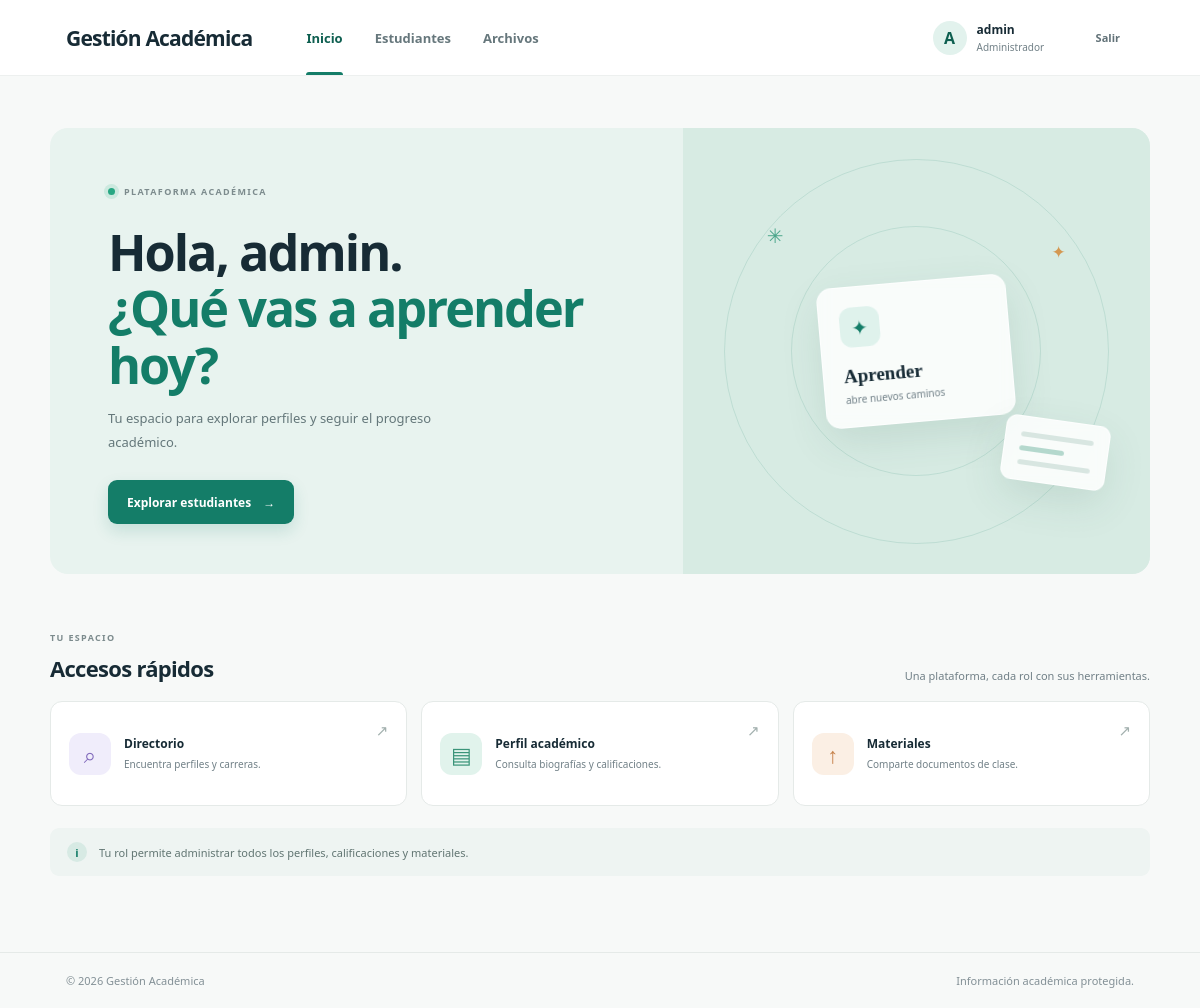
/ (signed in), run on the app's committed database.
### tables this page shows
CREATE TABLE usuarios (
            id       INTEGER PRIMARY KEY AUTOINCREMENT,
            username TEXT NOT NULL,
            password TEXT NOT NULL,   -- MALA PRACTICA: contrasena en texto plano
            rol      TEXT NOT NULL    -- admin | docente | estudiante
        , estudiante_id INTEGER REFERENCES estudiantes (id), session_version INTEGER NOT NULL DEFAULT 0);

### app.py (the view)
@app.route("/")
@login_required
def inicio():
    return render_template("features/home/index.html", usuario=session.get("username"))

### app.py (called while the page is built)
def csrf_token():
    token = session.get("csrf_token")
    if token is None:
        token = secrets.token_urlsafe(32)
        session["csrf_token"] = token
    return token

@app.context_processor
def inject_common_template_values():
    own_profile_id = None
    user = getattr(g, "user", None)
    if user and user["rol"] == "estudiante":
        own_profile_id = user["estudiante_id"]
    return {"now_year": datetime.now().year, "own_profile_id": own_profile_id}

def login_required(view):
    @wraps(view)
    def wrapped(*args, **kwargs):
        if getattr(g, "user", None) is None:
            return redirect(url_for("login", next=_request_target()))
        return view(*args, **kwargs)
    return wrapped

### database.py (called while the page is built)
def get_connection():
    conn = sqlite3.connect(Config.DATABASE)
    conn.row_factory = sqlite3.Row
    conn.execute("PRAGMA foreign_keys = ON")
    return conn

@contextmanager
def connection():
    conn = get_connection()
    try:
        with conn:
            yield conn
    finally:
        conn.close()

### templates/features/home/index.html (shortened to what this page needs)
{% extends "layouts/base.html" %}
{% block content %}
<section class="welcome-panel">
    <div class="welcome-copy">
        <span class="eyebrow"><span class="status-dot"></span> PLATAFORMA ACADÉMICA</span>
        {% if usuario %}
            <h1>Hola, {{ usuario }}.<br><span>¿Qué vas a aprender hoy?</span></h1>
            {% if session.get('rol') == 'estudiante' %}
                <p>Tu espacio para consultar y actualizar tu perfil académico.</p>
            {% else %}
                <p>Tu espacio para explorar perfiles y seguir el progreso académico.</p>
            {% endif %}
        {% else %}
            <h1>Todo el progreso<br><span>en un solo lugar.</span></h1>
            <p>Consulta perfiles académicos y encuentra la información que necesitas.</p>
        {% endif %}
        <div class="welcome-actions">
            {% if session.get('rol') == 'estudiante' %}
                {% if own_profile_id %}<a class="button button-primary" href="{{ url_for('perfil', id=own_profile_id) }}">Ir a mi perfil <span aria-hidden="true">→</span></a>{% endif %}
            {% else %}
                <a class="button button-primary" href="{{ url_for('buscar') }}">Explorar estudiantes <span aria-hidden="true">→</span></a>
            {% endif %}
        </div>
    </div>
    <div class="welcome-art" aria-hidden="true">
        <div class="orbit orbit-one"></div><div class="orbit orbit-two"></div>
        <div class="art-card art-card-main"><span class="art-icon">✦</span><strong>Aprender</strong><small>abre nuevos caminos</small></div>
        <div class="art-card art-card-note"><span class="note-line"></span><span class="note-line short"></span><span class="note-line"></span></div>
        <span class="art-spark spark-one">✳</span><span class="art-spark spark-two">✦</span>
    </div>
</section>
<section class="section-block">
    <div class="section-heading"><div><span class="eyebrow">TU ESPACIO</span><h2>Accesos rápidos</h2></div><span class="section-caption">Una plataforma, cada rol con sus herramientas.</span></div>
    <div class="feature-grid">
        {% if session.get('rol') == 'estudiante' %}
            {% if own_profile_id %}<a class="feature-card" href="{{ url_for('perfil', id=own_profile_id) }}"><span class="feature-icon icon-mint">▤</span><span class="feature-card-copy"><strong>Mi perfil académico</strong><small>Consulta y actualiza tu información.</small></span><span class="card-arrow">↗</span></a>{% else %}<p class="muted">Tu cuenta todavía no está asociada a un perfil. Contacta al administrador.</p>{% endif %}
        {% else %}
            <a class="feature-card" href="{{ url_for('buscar') }}"><span class="feature-icon icon-lilac">⌕</span><span class="feature-card-copy"><strong>Directorio</strong><small>Encuentra perfiles y carreras.</small></span><span class="card-arrow">↗</span></a>
            <a class="feature-card" href="{{ url_for('perfil', id=1) }}"><span class="feature-icon icon-mint">▤</span><span class="feature-card-copy"><strong>Perfil académico</strong><small>Consulta biografías y calificaciones.</small></span><span class="card-arrow">↗</span></a>
        {% endif %}
        {% if session.get('rol') in ['admin', 'docente'] %}<a class="feature-card" href="{{ url_for('subir') }}"><span class="feature-icon icon-peach">↑</span><span class="feature-card-copy"><strong>Materiales</strong><small>Comparte documentos de clase.</small></span><span class="card-arrow">↗</span></a>{% endif %}
    </div>
</section>
<section class="role-note"><span class="role-note-icon">i</span><p>{% if session.get('rol') == 'admin' %}Tu rol permite administrar todos los perfiles, calificaciones y materiales.{% elif session.get('rol') == 'docente' %}Tu rol permite consultar perfiles, cambiar calificaciones y subir materiales.{% elif session.get('rol') == 'estudiante' %}Solo puedes consultar y editar tu propio perfil académico.{% else %}Inicia sesión para acceder a las herramientas de tu rol.{% endif %}</p></section>
{% endblock %}

### templates/layouts/base.html (shortened to what this page needs)
<!doctype html>
<html lang="es">
<head>
    <link rel="stylesheet" href="{{ url_for('static', filename='style.css') }}">
</head>
<body>
    <header class="topbar">
        <a class="brand" href="{{ url_for('inicio') }}" aria-label="Gestión académica, inicio">Gestión Académica</a>
        {% if session.get('username') %}
            <nav class="primary-nav" aria-label="Navegación principal">
                <a class="nav-link {{ 'is-active' if request.endpoint == 'inicio' else '' }}" href="{{ url_for('inicio') }}">Inicio</a>
                {% if session.get('rol') == 'estudiante' %}
                    {% if own_profile_id %}<a class="nav-link {{ 'is-active' if request.endpoint in ['perfil', 'editar_biografia'] else '' }}" href="{{ url_for('perfil', id=own_profile_id) }}">Mi perfil</a>{% endif %}
                {% else %}
                    <a class="nav-link {{ 'is-active' if request.endpoint in ['buscar', 'perfil'] else '' }}" href="{{ url_for('buscar') }}">Estudiantes</a>
                {% endif %}
                {% if session.get('rol') in ['admin', 'docente'] %}
                    <a class="nav-link {{ 'is-active' if request.endpoint == 'subir' else '' }}" href="{{ url_for('subir') }}">Archivos</a>
                {% endif %}
            </nav>
        {% endif %}
        <div class="account-area">
            {% if session.get('username') %}
                <span class="account-avatar" aria-hidden="true">{{ session.get('username')[0]|upper }}</span>
                <span class="account-meta"><strong>{{ session.get('username') }}</strong><small>{{ {'admin':'Administrador','docente':'Docente','estudiante':'Estudiante'}.get(session.get('rol'), 'Usuario') }}</small></span>
                <form method="POST" action="{{ url_for('logout') }}" class="logout-form">
                    <button class="button button-quiet button-small" type="submit">Salir</button>
                </form>
            {% else %}
                <a class="button button-dark button-small" href="{{ url_for('login') }}">Iniciar sesión</a>
            {% endif %}
        </div>
    </header>
    <main class="page-shell">
        {% block content %}{% endblock %}
    </main>
    <footer class="site-footer"><span>© {{ now_year }} Gestión Académica</span><span>Información académica protegida.</span></footer>
</body>
</html>

### data on the page
usuarios: username "A", get "admin", rol "Administrador", username "admin"
